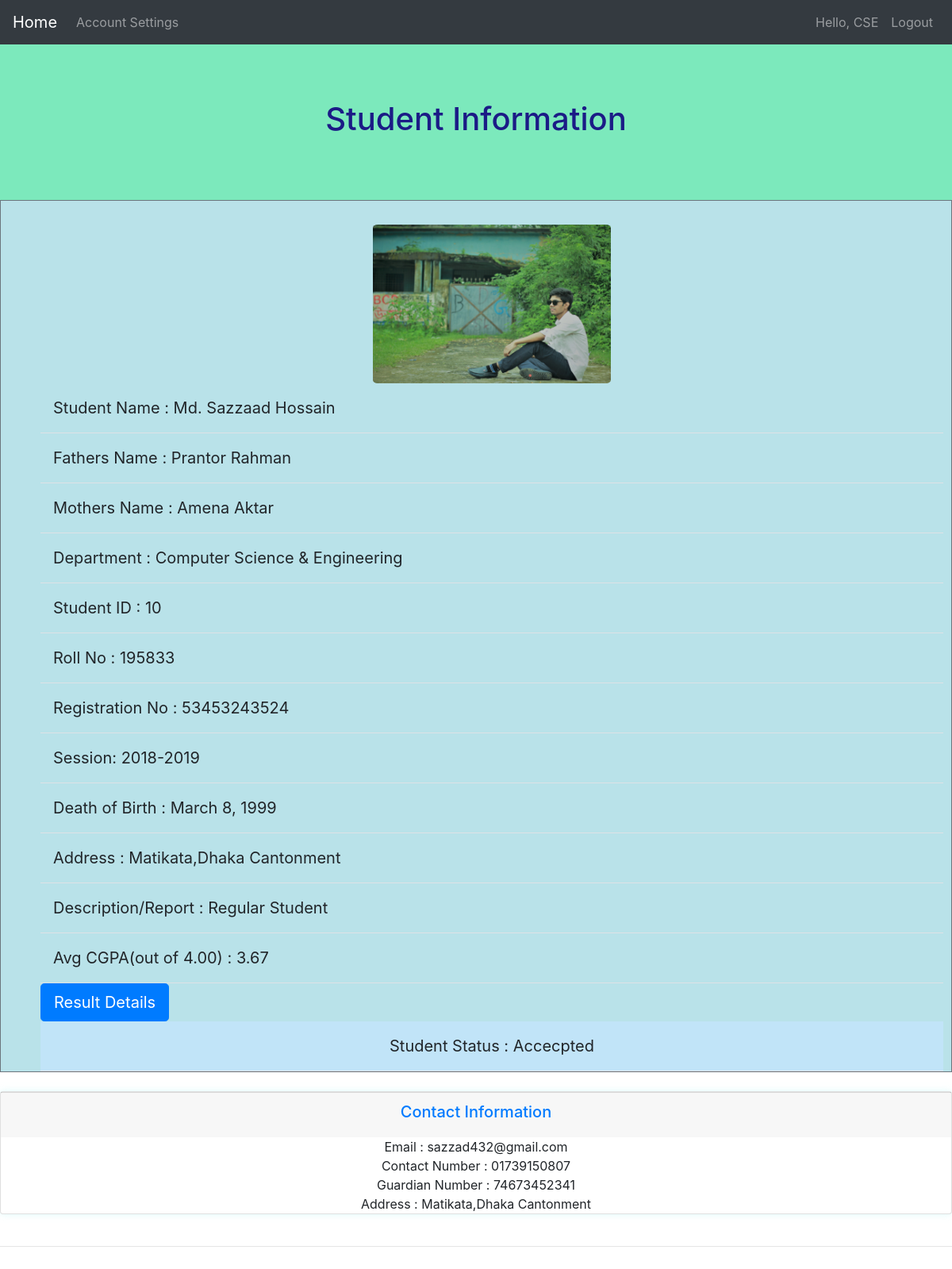
The page /studentinfo/10/ (signed in) on the database its author committed.
### app1/models.py (models this page shows, shortened)
class Student(models.Model):
    STATUS=(
        ('Pending','Pending'),
        ('Accecpted','Accecpted'),
    )
    user = models.OneToOneField(User,null=True,blank=True, on_delete=models.CASCADE)
    name=models.CharField(max_length=30,null=False)
    hsc_roll=roll=models.CharField(max_length=10,null=True,unique=True)
    hsc_reg=models.CharField(max_length=16,null=True,unique=True)
    reg_no=models.CharField(max_length=16,null=True,unique=True,blank=True)
    roll=models.CharField(max_length=10,null=True,unique=True,blank=True)
    dept=models.ForeignKey(Department,null=True,on_delete=models.SET_NULL,blank=True)
    session=models.CharField(max_length=10,null=True)
    email=models.EmailField()
    phone=models.CharField(max_length=20,null=True)
    dob=models.DateField(null=True,blank=True)
    address=models.CharField(max_length=50,null=True)
    fathers_name=models.CharField(max_length=30,null=True)
    mothers_name=models.CharField(max_length=30,null=True)
    guardian_phone=models.CharField(max_length=20,null=True)
    description=models.CharField(max_length=3000,null=True,blank=True)
    profile_pic=models.ImageField(default="profile1.png",null=True,blank=True)
    status=models.CharField(max_length=40,null=True,default='Pending',choices=STATUS)
    CGPA = models.FloatField(null=True,blank=True,validators=[MinValueValidator(0.0), MaxValueValidator(4.0)])
    result_description=models.CharField(default="Not Details Available now.",max_length=3000,null=True,blank=True)

class Department(models.Model):
    LOCATION=(
        ('Block A','Block A'),
        ('Block B','Block B'),
        ('Block C','Block C'),
        ('Block D','Block D'),
        ('Block E','Block E'),
    )
    STATUS=(
        ('Pending','Pending'),
        ('Accecpted','Accecpted'),
    )
    user = models.OneToOneField(User,null=True,blank=True, on_delete=models.CASCADE)
    name = models.CharField(max_length=30,null=True,)
    location = models.CharField(max_length=20, null=True, choices=LOCATION)
    rank=models.IntegerField(null=True,blank=True)
    phone=models.CharField(max_length=20,null=True)
    email=models.CharField(max_length=30,null=True)
    date_created=models.DateTimeField(auto_now_add=True)
    description=models.CharField(max_length=3000,null=True,blank=True)
    status=models.CharField(max_length=40,null=True,blank=True,default='Pending',choices=STATUS)
    def __str__(self):
       return self.name

### app1/decorators.py (the view)
        def wrapper_func(request,*args,**kwargs):
            group=None
            if request.user.groups.exists():
                group=request.user.groups.all()[0].name
            if group in allowed_roles:
                return view_func(request,*args,**kwargs)
            else:
                return HttpResponse('You are not authorized.Please contact With Admin Panel.')

### app1/views.py (called while the page is built)
@login_required(login_url='login')
@allowed_users(allowed_roles=['admin','department'])
def studentinfo(request,pk):
    student=Student.objects.get(id=pk)
    context={'student':student}
    return render(request,'app1/studentinfo.html',context)

### app1/templates/app1/studentinfo.html (shortened to what this page needs)
{% extends 'app1/main.html' %}
{%block content%}
<div class="container-sm" id="header">
    <h1>Student Information</h1>
</div>
<div class="container-sm border border-secondary" id="studentinfo">
<br>
    <img class="profile-pic" src="{{student.profile_pic.url}}" >
    <div class="d-flex flex-column ">
        <div class="p-3 border-bottom">Student Name : {{student.name}}</div>
        <div class="p-3 border-bottom">Fathers Name : {{student.fathers_name}}</div>
        <div class="p-3 border-bottom">Mothers Name : {{student.mothers_name}}</div>
        <div class="p-3 border-bottom">Department : {{student.dept}}</div>
        <div class="p-3 border-bottom">Student ID : {{student.id}}</div>
        <div class="p-3 border-bottom">Roll No : {{student.roll}}</div>
        <div class="p-3 border-bottom">Registration No : {{student.reg_no}}</div>
        <div class="p-3 border-bottom">Session: {{student.session}}</div>
        <div class="p-3 border-bottom">Death of Birth : {{student.dob}}</div>
        <div class="p-3 border-bottom">Address : {{student.address}}</div>
        <div class="p-3 border-bottom">Description/Report : {{student.description}}</div>
        <div class="p-3 border-bottom">Avg CGPA(out of 4.00) : {{student.CGPA}}</div>
        <div>
             <a class="btn btn-primary btn-lg" style="margin-right:20px;" href="{% url 'result_details' student.id %}">Result Details</a>
        </div>
        <div class="p-3 border-bottom" style="background-color: #c1e4f8; text-align: center;">Student Status : {{student.status}}</div>
    </div>
</div>
<br>
<div class="card text-center">
    <div class="card-footer text-muted">
            <h5 class="text-primary">Contact Information</h5>
            </div>
                Email : {{student.email}}<br>
                Contact Number : {{student.phone}}<br>
                Guardian Number : {{student.guardian_phone}}<br>
                Address : {{student.address}}<br>
            </div>
<div>
    <br>
{%endblock%}

### app1/templates/app1/main.html (shortened to what this page needs)
{%load  static%}
<!DOCTYPE html>
<html>
    <head>
        <link rel="stylesheet" href="{%static '/css/main.css'%}">
        <link rel="stylesheet" href="{%static '/css/department.css'%}">
        <link rel="stylesheet" href="{%static '/css/studentinfo.css'%}">
        <link rel="stylesheet" href="{% static 'css/dept_form.css' %}">
        <link rel="stylesheet" href="https://cdn.jsdelivr.net/npm/bootstrap@4.0.0/dist/css/bootstrap.min.css">
    </head>
    <body>
       {% include "app1/navbar.html" %}
        {%block content%}
        {%endblock%}
        <hr>
       <br>
       <br>
    </body>
</html>

### app1/templates/app1/navbar.html (shortened to what this page needs)
<nav class="navbar navbar-expand-lg navbar-dark bg-dark">
  <a class="navbar-brand" href="{% url 'home' %}">Home</a>
  <div class="collapse navbar-collapse" id="navbarNav">
    <ul class="navbar-nav mr-auto">
      {% if request.user.is_staff %}
        <li class="nav-item">
          <a class="nav-link" href="{% url 'nav_dept' %}">Departments</a>
        </li>
        <li class="nav-item">
          <a class="nav-link" href="{% url 'nav_stu' %}">Students</a>
        </li>
        <li class="nav-item">
          <a class="nav-link" href="{% url 'teacher_list' %}">Teachers</a>
        </li>
        <li class="nav-item">
          <a class="nav-link" href="{% url 'request' %}">Requests</a>
        </li>
      {% else %}
        {% if student.status == 'Accecpted' %}
           <li class="nav-item">
             <a class="nav-link" href="{% url 'account' %}">Account Settings</a>
           </li>
        {% endif %}
      {% endif %}
    </ul>
    <ul class="navbar-nav">
      <li class="nav-item">
        <span class="navbar-text mr-2">Hello, {{ request.user }}</span>
      </li>
      <li class="nav-item">
        <a class="nav-link" href="{% url 'logout' %}">Logout</a>
      </li>
    </ul>
  </div>
</nav>

### static/css/department.css (style rules this page uses)
body { background-color: rgb(211, 250, 235); }

### static/css/studentinfo.css (style rules this page uses)
body { background-color: #afc4e4; }
#header { background-color: #7ce9bc; text-align:center; color:rgb(27, 27, 134); padding: 70px; }
#studentinfo { background-color: #b9e2e9; padding-left: 50px; padding-right: 10px; font-size: 20px; }

### static/css/dept_form.css (style rules this page uses)
body { background-color: #f5f5f5; font-family: Arial, sans-serif; }
.card { box-shadow: 0 0 10px rgba(201, 248, 248, 0.61); }

### app1/templates/app1/studentinfo.html (style rules this page uses)
.profile-pic { max-width:300px; max-height:300px; margin: 0 auto; border-radius:2%; display: block; margin: auto; }

### rows shown on the page
Student: profile_pic (picture), name "Md. Sazzaad Hossain", fathers_name "Prantor Rahman", mothers_name "Amena Aktar", dept "Computer Science & Engineering", id "10", roll "195833", reg_no "53453243524", session "2018-2019", dob "March 8, 1999", address "Matikata,Dhaka Cantonment", description "Regular Student", CGPA "3.67", status "Accecpted", email "sazzad432@gmail.com", phone "01739150807", guardian_phone "74673452341"

### other values the page prints
{{ request.user }} "CSE"
